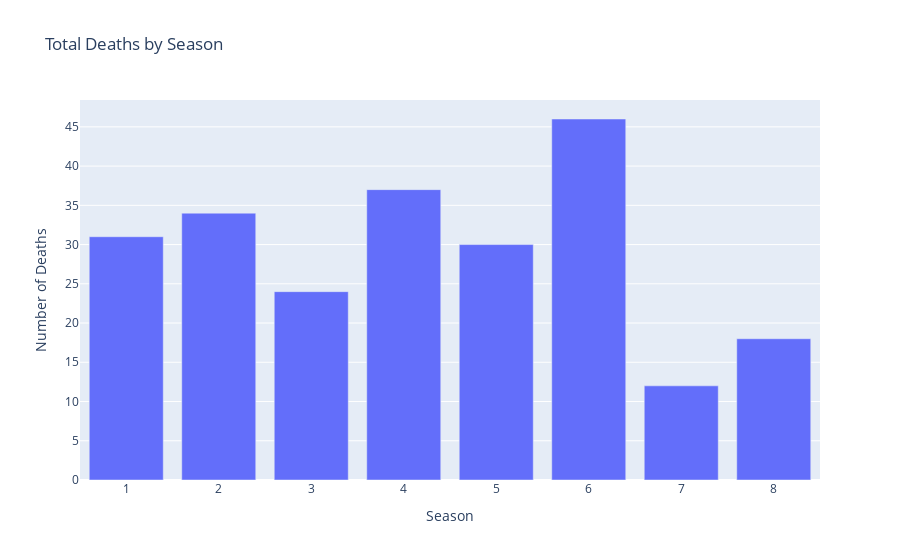

Write notebook code for a chart like this one.
### Markdown cell above
#### Overall Trend
- Consistent upward trajectory from ~2.2 million viewers (2011) to > 13 million viewers (2019)
- Nearly 6x growth over 8 seasons
- Flat horizontal lines represent production hiatus periods between seasons

#### Growth Phases
- **2011-2014: Steady Climb**
    - Gradual, linear growth from 2-7 million viewers
    - Consistent season-over-season increases
    - Smooth progression suggesting organic audience building
- **2015: First Notable Dip**
    - Season starts strong (~8M viewers)
    - Mid-season drop visible around episodes 7-8
    - Recovery toward season finale
    - Only significant viewership decline in the entire series
- **2016-2017: Explosive Growth**
    - Steepest increase in the entire timeline
    - Season 7 shows particularly dramatic growth
    - Viewership jumps from around 8 million to 10+ million
- **2018-2019: Peak Performance**
    - Reaches series highs of 12-14 million viewers
    - Sharp spike to finale episode (~13.6 million)

#### Notable Patterns
- Seasonal premieres and finales consistently show higher viewership than mid-season episodes, which is common phenomenon in television.
- Only significant drop occurs mid-Season 5, an anomaly among consistent growth. 
- Acceleration increases over time - later seasons show steeper growth curves than earlier ones
- No viewership plateau

Game of Thrones showed sustained, accelerating audience growth across an entire 8-season run with rare occurrences of viewership loss.

### Code cell
# Deaths by Season 
season_deaths = df_merged.groupby('season')['notable_death_count'].sum().reset_index() 
fig = px.bar(season_deaths, x='season', y='notable_death_count', title='Total Deaths by Season')
fig.update_xaxes(title_text='Season')
fig.update_yaxes(title_text='Number of Deaths')
fig.show()

### Figure 1 — Plotly figure (JSON) as saved in the notebook; plotly's stock layout.template omitted (floating-point values rounded to 4 significant figures)
{"data": [{"alignmentgroup": "True", "hovertemplate": "season=%{x}<br>notable_death_count=%{y}<extra></extra>", "legendgroup": "", "marker": {"color": "#636efa", "pattern": {"shape": ""}}, "name": "", "offsetgroup": "", "orientation": "v", "showlegend": false, "textposition": "auto", "type": "bar", "x": [1, 2, 3, 4, 5, 6, 7, 8], "xaxis": "x", "y": [31, 34, 24, 37, 30, 46, 12, 18], "yaxis": "y"}], "layout": {"barmode": "relative", "legend": {"tracegroupgap": 0}, "title": {"text": "Total Deaths by Season"}, "xaxis": {"anchor": "y", "domain": [0, 1], "title": {"text": "Season"}}, "yaxis": {"anchor": "x", "domain": [0, 1], "title": {"text": "Number of Deaths"}}}}
